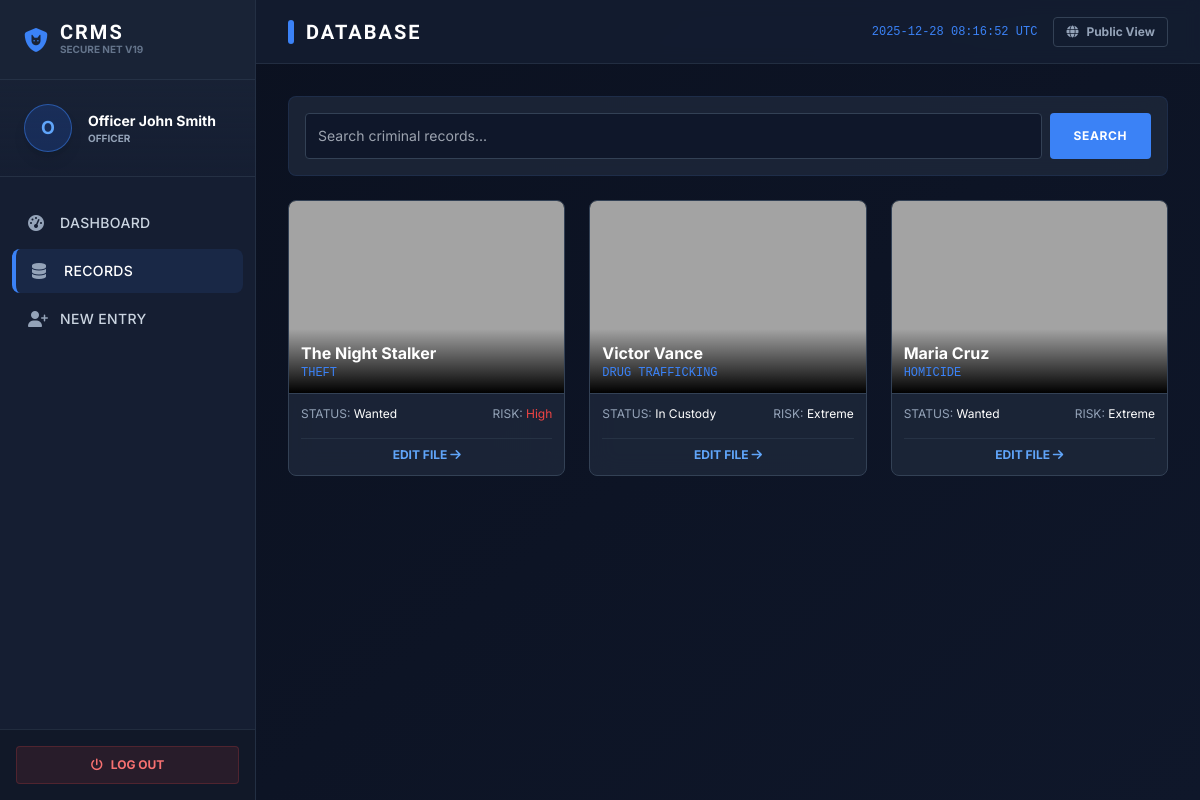
Page /login.php?page=database (signed in) on the committed database.
### tables this page shows
CREATE TABLE IF NOT EXISTS criminals (
    criminal_id INT PRIMARY KEY AUTO_INCREMENT,
    full_name VARCHAR(100) NOT NULL,
    alias VARCHAR(100),
    age INT,
    gender VARCHAR(20) DEFAULT 'Male',
    height VARCHAR(20),
    weight VARCHAR(20),
    eye_color VARCHAR(20),
    hair_color VARCHAR(20),
    scars_marks TEXT,
    nationality VARCHAR(50),
    crime_type VARCHAR(100) NOT NULL,
    status VARCHAR(50) DEFAULT 'Wanted',  
    risk_level VARCHAR(20) DEFAULT 'Low',
    gang_affiliation VARCHAR(100),
    fingerprint_id VARCHAR(50),
    bail_status VARCHAR(50) DEFAULT 'Not Set',
    evidence_list TEXT,
    description TEXT,
    resolution_notes TEXT,  
    resolution_date DATETIME,  
    mugshot VARCHAR(255) DEFAULT 'default.png',
    added_by INT,
    created_at TIMESTAMP DEFAULT CURRENT_TIMESTAMP,
    FOREIGN KEY (added_by) REFERENCES users(user_id) ON DELETE SET NULL
);

### login.php (the view, shortened to what the rows shown need)
<?php
$db_host = "localhost"; $db_user = "root"; $db_pass = "";
$conn = null;
try {
    $conn = @new mysqli($db_host, $db_user, $db_pass, "crms_db1");
} catch (Exception $e) {
    die("System Error: Database connection failed. Please ensure XAMPP/WAMP is running and 'crms_db' exists.");
}
try {
    $conn->query("CREATE TABLE IF NOT EXISTS news_feed (
        news_id INT AUTO_INCREMENT PRIMARY KEY,
        title VARCHAR(255),
        content TEXT,
        type VARCHAR(50),
        media VARCHAR(255),
        author_id INT,
        is_public TINYINT(1) DEFAULT 1,
        created_at TIMESTAMP DEFAULT CURRENT_TIMESTAMP
    )");
} catch (Exception $e) {}
function get_image($img) {
    return "https://ui-avatars.com/api/?name=Unknown&background=334155&color=94a3b8&size=256&bold=true";
}
$user_id = $_SESSION['user_id'] ?? 0;
$page = $_GET['page'] ?? 'login';
?>
<!DOCTYPE html>
<html lang="en" class="dark">
<head>
    <script src="https://cdn.tailwindcss.com"></script>
    <link rel="stylesheet" href="https://cdnjs.cloudflare.com/ajax/libs/font-awesome/6.4.0/css/all.min.css">
</head>
<body class="bg-darkbg text-slate-300 font-sans antialiased min-h-screen">
    <?php if (!$user_id): ?>
        <div class="min-h-screen flex items-center justify-center p-4 relative overflow-hidden">
            <div class="absolute inset-0 bg-[url('https://images.unsplash.com/photo-1550751827-4bd374c3f58b?q=80&w=1920')] bg-cover opacity-10"></div>
            <div class="relative z-10 w-full max-w-md glass rounded-2xl shadow-2xl overflow-hidden border border-slate-700/50">
                <div class="bg-gradient-to-r from-blue-900/50 to-slate-900/50 p-8 text-center border-b border-slate-700/50">
                    <i class="fa-solid fa-shield-cat text-5xl text-blue-500 mb-4"></i>
                    <h2 class="font-display text-3xl font-bold uppercase text-white"><?php echo $page=='register'?'Officer Intake':'Secure Login'; ?></h2>
                    <p class="text-xs text-blue-300 uppercase tracking-widest mt-1">National Crime Bureau</p>
                </div>
                <div class="p-8">
                    <form method="POST" class="space-y-5">
                        <?php if ($page == 'register'): ?>
                            <div><label class="text-[10px] font-bold uppercase text-slate-500">Full Name</label><input type="text" name="fullname" class="w-full p-3 input-pro rounded" required></div>
                            <div><label class="text-[10px] font-bold uppercase text-slate-500">Role</label><select name="role" class="w-full p-3 input-pro rounded"><option value="officer">Officer</option><option value="newscaster">Media / Press</option></select></div>
                        <?php endif; ?>
                        <div><label class="text-[10px] font-bold uppercase text-slate-500">Badge ID</label><input type="text" name="username" class="w-full p-3 input-pro rounded" required></div>
                        <div><label class="text-[10px] font-bold uppercase text-slate-500">Password</label><input type="password" name="password" class="w-full p-3 input-pro rounded" required></div>
                        <div class="flex items-center justify-between bg-slate-800/50 p-3 rounded border border-slate-700">
                            <span class="text-xs font-mono text-blue-300 font-bold">SECURITY CHECK: <?php echo $_SESSION['c_n1']." + ".$_SESSION['c_n2']; ?> = ?</span>
                            <input type="number" name="captcha" class="w-16 p-1 text-center bg-slate-900 border border-slate-600 rounded text-white font-bold" required>
                        </div>
                        <button type="submit" name="<?php echo $page=='register'?'register':'login'; ?>" class="w-full bg-accent hover:bg-blue-600 text-white font-bold py-3 rounded uppercase tracking-widest transition shadow-lg">
                            <?php echo $page=='register'?'Submit Application':'Authenticate'; ?>
                        </button>
                    </form>
                    <div class="mt-6 text-center text-xs space-y-3 pt-4 border-t border-slate-700/50">
                        <a href="?page=<?php echo $page=='register'?'login':'register'; ?>" class="text-blue-400 hover:text-white font-bold uppercase"><?php echo $page=='register'?'Return to Login':'Apply for Access'; ?></a>
                        <br>
                        <a href="index.php" class="text-slate-500 hover:text-slate-300">Return to Public Portal</a>
                    </div>
                </div>
            </div>
        </div>
    <?php else: ?>
        <div class="flex h-screen overflow-hidden bg-darkbg">
            <aside class="w-20 lg:w-64 bg-panel flex-shrink-0 flex flex-col border-r border-slate-700/50 z-20">
                <div class="h-20 flex items-center justify-center lg:justify-start lg:px-6 border-b border-slate-700/50 bg-slate-800/50">
                    <div><h1 class="font-display font-black text-xl text-white tracking-widest leading-none">CRMS</h1><p class="text-[10px] text-slate-500 uppercase font-bold">Secure Net v19</p></div>
                </div>
            </aside>
            <main class="flex-1 flex flex-col h-full relative overflow-hidden bg-gradient-to-br from-darkbg to-slate-900">
                <header class="h-16 border-b border-slate-700/50 bg-panel/80 backdrop-blur flex items-center justify-between px-8 z-10">
                    <h2 class="font-display text-xl font-bold uppercase text-white tracking-widest flex items-center gap-3">
                        <span class="w-1.5 h-6 bg-accent rounded-full"></span>
                        <?php echo str_replace('_', ' ', $page); ?>
                    </h2>
                </header>
                <div class="flex-1 overflow-y-auto p-8 relative z-10 scroll-smooth">
                    <?php if ($page == 'dashboard'):
                        $total = 0; $wanted = 0; $recent = false;
                        try {
                            $total_res = $conn->query("SELECT COUNT(*) as c FROM criminals");
                            if($total_res) $total = $total_res->fetch_assoc()['c'];
                            $wanted_res = $conn->query("SELECT COUNT(*) as c FROM criminals WHERE status='Wanted'");
                            if($wanted_res) $wanted = $wanted_res->fetch_assoc()['c'];
                            $recent = $conn->query("SELECT * FROM criminals ORDER BY created_at DESC LIMIT 5");
                        } catch(Exception $e) {}
                    ?>
                        <div class="grid grid-cols-1 md:grid-cols-4 gap-6 mb-8">
                            <div class="glass p-5 rounded-lg border-l-4 border-accent">
                                <p class="text-[10px] uppercase font-bold text-slate-400">Total Records</p>
                                <h3 class="text-3xl font-mono font-bold text-white"><?php echo $total; ?></h3>
                            </div>
                            <div class="glass p-5 rounded-lg border-l-4 border-danger">
                                <p class="text-[10px] uppercase font-bold text-slate-400">Active Warrants</p>
                                <h3 class="text-3xl font-mono font-bold text-white"><?php echo $wanted; ?></h3>
                            </div>
                            <div class="glass p-5 rounded-lg border-l-4 border-yellow-500 flex justify-between items-center">
                                <div>
                                    <p class="text-[10px] uppercase font-bold text-slate-400">Local Weather</p>
                                    <h3 class="text-3xl font-mono font-bold text-white">24°C</h3>
                                </div>
                                <i class="fa-solid fa-cloud-sun text-4xl text-yellow-500"></i>
                            </div>
                            <div class="bg-accent/10 p-5 rounded-lg border border-accent/20 flex flex-col justify-center items-center text-center group cursor-pointer hover:bg-accent/20 transition">
                                <?php if($_SESSION['role'] != 'newscaster'): ?>
                                    <a href="?page=add_record" class="w-full h-full flex flex-col justify-center items-center">
                                        <i class="fa-solid fa-plus text-3xl text-accent mb-2 group-hover:scale-110 transition"></i>
                                        <p class="text-xs font-bold text-white uppercase tracking-widest">Quick Entry</p>
                                    </a>
                                <?php else: ?>
                                    <a href="?page=news_desk" class="w-full h-full flex flex-col justify-center items-center">
                                        <i class="fa-solid fa-newspaper text-3xl text-accent mb-2 group-hover:scale-110 transition"></i>
                                        <p class="text-xs font-bold text-white uppercase tracking-widest">Post News</p>
                                    </a>
                                <?php endif; ?>
                            </div>
                        </div>
                        <div class="grid grid-cols-1 lg:grid-cols-2 gap-8">
                            <div class="glass rounded-lg overflow-hidden border border-slate-700/50">
                                <div class="p-4 bg-slate-800/50 border-b border-slate-700/50 flex justify-between items-center">
                                    <h3 class="font-display font-bold text-white uppercase tracking-wide">Live Operations Feed</h3>
                                    <span class="w-2 h-2 bg-red-500 rounded-full animate-ping"></span>
                                </div>
                                <div class="p-4 space-y-3">
                                    <?php if($recent && $recent->num_rows > 0): while($r=$recent->fetch_assoc()): ?>
                                    <div class="flex items-center gap-4 p-3 bg-slate-800/50 rounded border border-slate-700/50 hover:border-accent/50 transition">
                                        <img src="<?php echo get_image($r['mugshot']); ?>" class="w-10 h-10 rounded object-cover border border-slate-600">
                                        <div class="flex-1">
                                            <div class="flex justify-between">
                                                <h4 class="text-sm font-bold text-white"><?php echo $r['full_name']; ?></h4>
                                                <span class="text-[10px] font-mono text-slate-500"><?php echo date('H:i', strtotime($r['created_at'])); ?></span>
                                            </div>
                                            <p class="text-xs text-slate-400 uppercase"><?php echo $r['crime_type']; ?> <span class="text-slate-600">|</span> <span class="<?php echo $r['status']=='Wanted'?'text-danger':'text-green-500'; ?> font-bold"><?php echo $r['status']; ?></span></p>
                                        </div>
                                    </div>
                                    <?php endwhile; else: ?>
                                        <p class="text-slate-500 text-xs text-center py-4">No recent activity.</p>
                                    <?php endif; ?>
                                </div>
                            </div>
                            <div class="glass rounded p-6 flex flex-col justify-center items-center text-center">
                                <div class="w-40 h-40 rounded-full border-4 border-slate-700 flex items-center justify-center mb-4 relative">
                                    <div class="absolute inset-0 rounded-full border-t-4 border-accent animate-spin"></div>
                                    <i class="fa-solid fa-server text-5xl text-slate-600"></i>
                                </div>
                                <h3 class="font-display font-bold text-2xl text-white">Network Secure</h3>
                                <p class="text-xs text-slate-500 mt-2 tracking-widest uppercase">Connecting to Interpol Database...<br>Status: Synced</p>
                            </div>
                        </div>
                    <?php elseif ($page == 'database' && $_SESSION['role'] != 'newscaster'): ?>
                        <div class="grid grid-cols-1 sm:grid-cols-2 lg:grid-cols-3 xl:grid-cols-4 gap-6">
                            <?php
                            $q = isset($_GET['q']) ? sanitize($conn, $_GET['q']) : '';
                            $res = $conn->query("SELECT * FROM criminals WHERE full_name LIKE '%$q%' ORDER BY created_at DESC LIMIT 50");
                            if($res && $res->num_rows > 0):
                                while($r = $res->fetch_assoc()): ?>
                                <div class="glass rounded-lg overflow-hidden border border-slate-700 hover:border-accent transition group">
                                    <div class="relative h-48 bg-black">
                                        <img src="<?php echo get_image($r['mugshot']); ?>" class="w-full h-full object-cover opacity-80 group-hover:opacity-100 transition">
                                        <div class="absolute bottom-0 inset-x-0 p-3 bg-gradient-to-t from-black to-transparent">
                                            <h4 class="font-bold text-white truncate"><?php echo $r['full_name']; ?></h4>
                                            <p class="text-xs font-mono uppercase text-accent"><?php echo $r['crime_type']; ?></p>
                                        </div>
                                    </div>
                                    <div class="p-3 grid grid-cols-2 gap-2 text-xs border-t border-slate-700">
                                        <div class="text-slate-400">STATUS: <span class="text-white"><?php echo $r['status']; ?></span></div>
                                        <div class="text-right text-slate-400">RISK: <span class="<?php echo $r['risk_level']=='High'?'text-danger':'text-white'; ?>"><?php echo $r['risk_level']; ?></span></div>
                                        <div class="col-span-2 pt-2 text-center border-t border-slate-700/50 mt-2">
                                            <a href="?page=add_record&edit_id=<?php echo $r['criminal_id']; ?>" class="text-blue-400 hover:text-white font-bold uppercase transition">EDIT FILE <i class="fa-solid fa-arrow-right"></i></a>
                                        </div>
                                    </div>
                                </div>
                                <?php endwhile;
                            else: ?>
                                <div class="col-span-full text-center text-slate-500 py-10">No records found.</div>
                            <?php endif; ?>
                        </div>
                    <?php endif; ?>
                </div>
            </main>
        </div>
    <?php endif; ?>
</body>
</html>

### rows in the picture
criminals: full_name "The Night Stalker", crime_type "THEFT", status "Wanted", risk_level "High"
criminals: full_name "Victor Vance", crime_type "DRUG TRAFFICKING", status "In Custody", risk_level "Extreme"
criminals: full_name "Maria Cruz", crime_type "HOMICIDE", status "Wanted", risk_level "Extreme"

### other values in the picture
substr($_SESSION['name'], 0, 1) "O"
$_SESSION['name'] "Officer John Smith"
$_SESSION['role'] "OFFICER"
str_replace('_', ' ', $page) "DATABASE"
